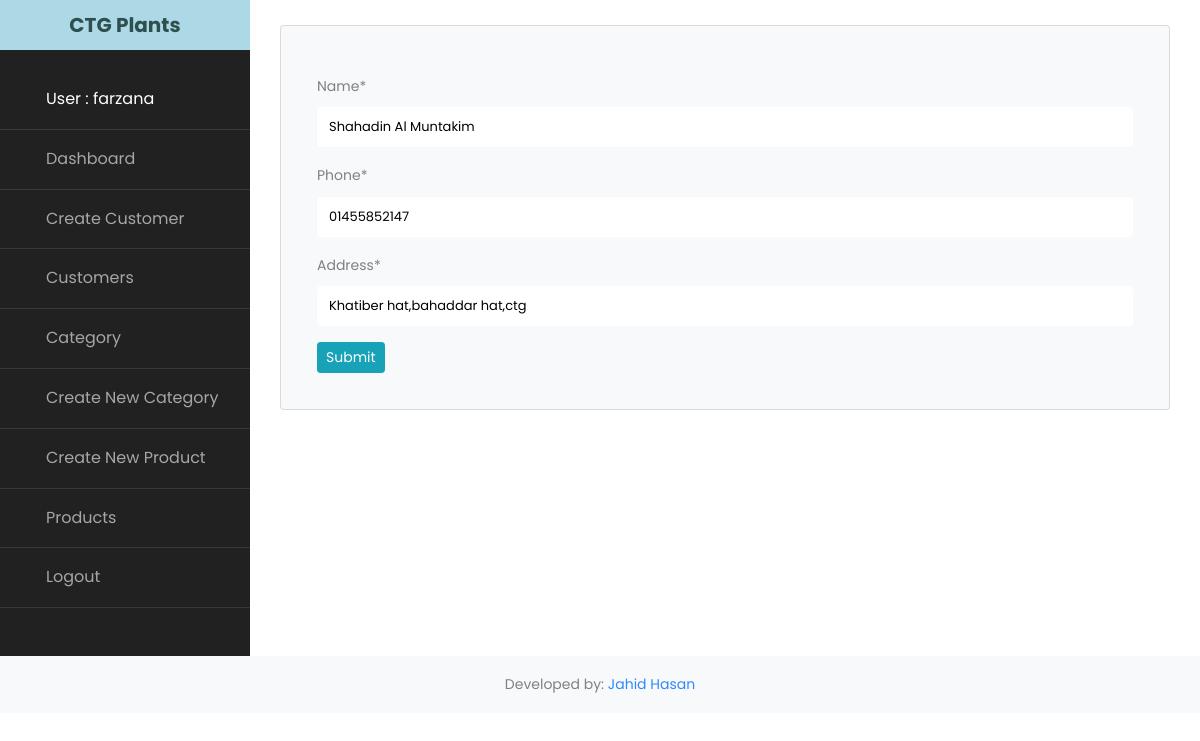
Page /upate_customer/21/ (signed in) on the committed database.
### accounts/models.py (models this page shows, shortened)
class Customer(models.Model):
	name = models.CharField(max_length=50, null=True)
	phone = models.CharField(max_length=20, null=True)
	address = models.CharField(max_length=200, null=True)
	date_created = models.DateTimeField(auto_now_add=True, null=True)

### accounts/views.py (the view)
# urls.py: path('upate_customer/<str:pk>/',views.updateCustomer,name="update-customer"),
@login_required
def updateCustomer(request,pk):
	query = Customer.objects.get(id=pk)
	form = CustomerUpdateForm(instance=query)
	if request.method == 'POST':
		form = CustomerUpdateForm(request.POST, instance=query)
		if form.is_valid():
			form.save()
			return redirect('customers')
	context = {
		'form':form
	}
	return render(request, 'accounts/create_customer.html', context)

### accounts/forms.py
class CustomerUpdateForm(ModelForm):
	class Meta:
		model = Customer
		fields = '__all__'

### accounts/templates/accounts/create_customer.html (shortened to what this page needs)
{% extends 'accounts/main.html' %}
{% load static %}
{% load crispy_forms_tags %}
{% block content %}
<br>
<div class="col-lg-12" style="">
	<div class="card p-3 bg-light">
  <div class="card-body">
 		<form action="" method="POST">
			    {{ form|crispy }}
	<input type="submit" class="btn btn-sm btn-info" value="Submit">
	</form>
  </div>
</div>
</div>
{% endblock %}

### accounts/templates/accounts/sidebar.html (shortened to what this page needs)
	{% load static %}
    <nav id="sidebar">
	  		<h1 class="text-center"><a href="{% url 'home' %}" class="logo">CTG Plants</a></h1>
        <ul class="list-unstyled components mb-5">
          {% if user.is_authenticated %}
          <li class="active">
            <a href="#">User : {{user.username}}</a>
          </li>
          <li class="">
            <a href="{% url 'home' %}"> Dashboard</a>
          </li>
          <li>
              <a href="{% url 'create_customer' %}"> Create Customer</a>
          </li>
          <li>
            <a href="{% url 'customers' %}"> Customers</a>
          </li>
            <li>
            <a href="{% url 'categories' %}"> Category</a>
          </li>
            <li>
            <a href="{% url 'create_category' %}"> Create New Category</a>
          </li>
            <li>
            <a href="{% url 'create_product' %}"> Create New Product</a>
          </li>
          <li>
            <a href="{% url 'products' %}"> Products</a>
          </li>
           <li>
            <a href="{% url 'logout' %}"> Logout</a>
          </li>
           {% else %}
           <li>
            <a href="#"><span class="fa fa-sign mr-3"></span> Login</a>
          </li>
          {% endif %}
        </ul>
    	</nav>

### rows in the picture
Customer: name "Shahadin Al Muntakim", phone "01455852147", address "Khatiber hat,bahaddar hat,ctg"

### other values in the picture
{{ user.username }} "farzana"
